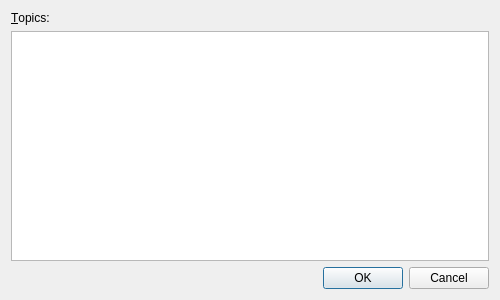
<?xml version="1.0" encoding="UTF-8"?>
<ui version="4.0">
 <class>HelpTopicDialog</class>
 <widget class="QDialog" name="HelpTopicDialog">
  <property name="geometry">
   <rect>
    <x>0</x>
    <y>0</y>
    <width>500</width>
    <height>300</height>
   </rect>
  </property>
  <property name="windowTitle">
   <string>Select Help Topic</string>
  </property>
  <layout class="QVBoxLayout" name="verticalLayout">
   <item>
    <widget class="QLabel" name="label">
     <property name="text">
      <string>&amp;Topics:</string>
     </property>
     <property name="buddy">
      <cstring>topicsList</cstring>
     </property>
    </widget>
   </item>
   <item>
    <widget class="QListWidget" name="topicsList">
     <property name="alternatingRowColors">
      <bool>true</bool>
     </property>
     <property name="sortingEnabled">
      <bool>true</bool>
     </property>
    </widget>
   </item>
   <item>
    <widget class="QDialogButtonBox" name="buttonBox">
     <property name="orientation">
      <enum>Qt::Horizontal</enum>
     </property>
     <property name="standardButtons">
      <set>QDialogButtonBox::Cancel|QDialogButtonBox::Ok</set>
     </property>
    </widget>
   </item>
  </layout>
 </widget>
 <tabstops>
  <tabstop>topicsList</tabstop>
  <tabstop>buttonBox</tabstop>
 </tabstops>
 <resources/>
 <connections>
  <connection>
   <sender>buttonBox</sender>
   <signal>accepted()</signal>
   <receiver>HelpTopicDialog</receiver>
   <slot>accept()</slot>
   <hints>
    <hint type="sourcelabel">
     <x>248</x>
     <y>254</y>
    </hint>
    <hint type="destinationlabel">
     <x>157</x>
     <y>274</y>
    </hint>
   </hints>
  </connection>
  <connection>
   <sender>buttonBox</sender>
   <signal>rejected()</signal>
   <receiver>HelpTopicDialog</receiver>
   <slot>reject()</slot>
   <hints>
    <hint type="sourcelabel">
     <x>316</x>
     <y>260</y>
    </hint>
    <hint type="destinationlabel">
     <x>286</x>
     <y>274</y>
    </hint>
   </hints>
  </connection>
 </connections>
</ui>
